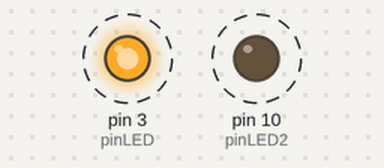
The sketch below on a simulated Arduino Uno, built with avr-gcc and run on an emulated ATmega328P. Parts: output pins drawn as LEDs (lit = HIGH). Dashed ring = blinking.

Above: at 0.2 s.
Timing chart, 0 to 3.0 s (numbered marks = the images above):
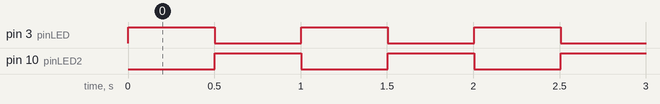

The sketch:

11.19.2019.ino
```cpp
byte pinLED = 3, pinLED2 = 10;
boolean estadoLED = HIGH, estadoLED2 = LOW;
unsigned int periodo = 500, periodo2 = 500;
unsigned long tempoAnterior = 0, tempoAnterior2 = 0;

void setup() {
  pinMode(pinLED, OUTPUT);
  digitalWrite(pinLED, estadoLED);
  pinMode(pinLED2, OUTPUT);
  digitalWrite(pinLED2, estadoLED2);
}

void loop() {
  if((millis() - tempoAnterior) > periodo){
    estadoLED = !estadoLED;
    digitalWrite(pinLED, estadoLED);
    tempoAnterior = millis();
  }
  if((millis() - tempoAnterior2) > periodo2){
    estadoLED2 = !estadoLED2;
    digitalWrite(pinLED2, estadoLED2);
    tempoAnterior2 = millis();
  }

}
```

Measured:
- by itself, pin 3 (pinLED), pin 10 (pinLED2): alternates HIGH for 0.50 s and LOW for 0.50 s
- by itself, everything shown: repeats every 35.1 s, in 90 steps
